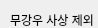
     <widget class="QWidget" name="tb_set_option">
      <property name="geometry">
       <rect>
        <x>0</x>
        <y>0</y>
        <width>98</width>
        <height>28</height>
       </rect>
      </property>
      <attribute name="label">
       <string>옵션 : 데이터 전처리</string>
      </attribute>
      <widget class="QGroupBox" name="groupBox_13">
       <property name="geometry">
        <rect>
         <x>10</x>
         <y>10</y>
         <width>311</width>
         <height>71</height>
        </rect>
       </property>
       <property name="title">
        <string>무강우 사상 제외</string>
       </property>
       <widget class="QCheckBox" name="ckb_ds_preProcessing_noRain">
        <property name="geometry">
         <rect>
          <x>14</x>
          <y>33</y>
          <width>201</width>
          <height>20</height>
         </rect>
        </property>
        <property name="font">
         <font>
          <family>굴림</family>
          <pointsize>9</pointsize>
          <weight>50</weight>
          <bold>false</bold>
         </font>
        </property>
        <property name="text">
         <string>전후 8시간 무강우사상 삭제</string>
        </property>
       </widget>
      </widget>
      <widget class="QGroupBox" name="groupBox_20">
       <property name="geometry">
        <rect>
         <x>10</x>
         <y>100</y>
         <width>311</width>
         <height>71</height>
        </rect>
       </property>
       <property name="title">
        <string>누적강우 생성</string>
       </property>
       <widget class="QCheckBox" name="sp_ds_preProcessing_noRainVal">
        <property name="geometry">
         <rect>
          <x>10</x>
          <y>36</y>
          <width>94</width>
          <height>16</height>
         </rect>
        </property>
        <property name="font">
         <font>
          <family>굴림</family>
          <pointsize>9</pointsize>
          <weight>50</weight>
          <bold>false</bold>
         </font>
        </property>
        <property name="text">
         <string>누적강우 생성</string>
        </property>
       </widget>
       <widget class="QLineEdit" name="txtBox_ds_preProcessing_accRainHour">
        <property name="geometry">
         <rect>
          <x>111</x>
          <y>34</y>
          <width>157</width>
          <height>20</height>
         </rect>
        </property>
        <property name="font">
         <font>
          <family>굴림</family>
          <pointsize>9</pointsize>
          <weight>50</weight>
          <bold>false</bold>
         </font>
        </property>
        <property name="placeholderText">
         <string>6,8,12</string>
        </property>
       </widget>
       <widget class="QLabel" name="label_91">
        <property name="geometry">
         <rect>
          <x>275</x>
          <y>36</y>
          <width>27</width>
          <height>16</height>
         </rect>
        </property>
        <property name="font">
         <font>
          <family>굴림</family>
          <pointsize>9</pointsize>
          <weight>50</weight>
          <bold>false</bold>
         </font>
        </property>
        <property name="text">
         <string>시간</string>
        </property>
       </widget>
      </widget>
      <widget class="QGroupBox" name="groupBox_23">
       <property name="geometry">
        <rect>
         <x>10</x>
         <y>194</y>
         <width>311</width>
         <height>111</height>
        </rect>
       </property>
       <property name="title">
        <string/>
       </property>
       <widget class="QLabel" name="label_102">
        <property name="geometry">
         <rect>
          <x>281</x>
          <y>31</y>
          <width>14</width>
          <height>16</height>
         </rect>
        </property>
        <property name="font">
         <font>
          <family>굴림</family>
          <pointsize>9</pointsize>
          <weight>50</weight>
          <bold>false</bold>
         </font>
        </property>
        <property name="text">
         <string>월</string>
        </property>
       </widget>
       <widget class="QLabel" name="label_103">
        <property name="geometry">
         <rect>
          <x>184</x>
          <y>31</y>
          <width>14</width>
          <height>16</height>
         </rect>
        </property>
        <property name="font">
         <font>
          <family>굴림</family>
          <pointsize>9</pointsize>
          <weight>50</weight>
          <bold>false</bold>
         </font>
        </property>
        <property name="text">
         <string>월</string>
        </property>
       </widget>
       <widget class="QComboBox" name="sp_ds_preProcessing_startMonth">
        <property name="geometry">
         <rect>
          <x>119</x>
          <y>29</y>
          <width>60</width>
          <height>22</height>
         </rect>
        </property>
        <property name="font">
         <font>
          <family>굴림</family>
          <pointsize>9</pointsize>
          <weight>50</weight>
          <bold>false</bold>
         </font>
        </property>
       </widget>
       <widget class="QComboBox" name="sp_ds_preProcessing_endMonth">
        <property name="geometry">
         <rect>
          <x>217</x>
          <y>29</y>
          <width>60</width>
          <height>22</height>
         </rect>
        </property>
        <property name="font">
         <font>
          <family>굴림</family>
          <pointsize>9</pointsize>
          <weight>50</weight>
          <bold>false</bold>
         </font>
        </property>
       </widget>
       <widget class="QLabel" name="label_105">
        <property name="geometry">
         <rect>
          <x>202</x>
          <y>31</y>
          <width>10</width>
          <height>16</height>
         </rect>
        </property>
        <property name="font">
         <font>
          <family>굴림</family>
          <pointsize>9</pointsize>
          <weight>50</weight>
          <bold>false</bold>
         </font>
        </property>
        <property name="text">
         <string>~</string>
        </property>
       </widget>
       <widget class="QRadioButton" name="rb_ds_preProcessing_month">
        <property name="geometry">
         <rect>
          <x>19</x>
          <y>33</y>
          <width>90</width>
          <height>16</height>
         </rect>
        </property>
        <property name="font">
         <font>
          <family>굴림</family>
          <pointsize>9</pointsize>
          <weight>50</weight>
          <bold>false</bold>
         </font>
        </property>
        <property name="text">
         <string>특정월 조회</string>
        </property>
       </widget>
       <widget class="QRadioButton" name="rb_ds_preProcessing_date">
        <property name="geometry">
         <rect>
          <x>19</x>
          <y>65</y>
          <width>90</width>
          <height>16</height>
         </rect>
        </property>
        <property name="font">
         <font>
          <family>굴림</family>
          <pointsize>9</pointsize>
          <weight>50</weight>
          <bold>false</bold>
         </font>
        </property>
        <property name="text">
         <string>특정기간</string>
        </property>
       </widget>
       <widget class="QDateTimeEdit" name="sp_ds_preProcessing_startDate">
        <property name="geometry">
         <rect>
          <x>119</x>
          <y>63</y>
          <width>73</width>
          <height>22</height>
         </rect>
        </property>
        <property name="font">
         <font>
          <family>굴림</family>
          <pointsize>9</pointsize>
          <weight>50</weight>
          <bold>false</bold>
         </font>
        </property>
        <property name="date">
         <date>
          <year>2016</year>
          <month>1</month>
          <day>1</day>
         </date>
        </property>
        <property name="time">
         <time>
          <hour>0</hour>
          <minute>0</minute>
          <second>0</second>
         </time>
        </property>
        <property name="displayFormat">
         <string>MM-dd</string>
        </property>
       </widget>
       <widget class="QDateTimeEdit" name="sp_ds_preProcessing_endDate">
        <property name="geometry">
         <rect>
          <x>213</x>
          <y>63</y>
          <width>73</width>
          <height>22</height>
         </rect>
        </property>
        <property name="font">
         <font>
          <family>굴림</family>
          <pointsize>9</pointsize>
          <weight>50</weight>
          <bold>false</bold>
         </font>
        </property>
        <property name="date">
         <date>
          <year>2016</year>
          <month>12</month>
          <day>31</day>
         </date>
        </property>
        <property name="time">
         <time>
          <hour>0</hour>
          <minute>0</minute>
          <second>0</second>
         </time>
        </property>
        <property name="displayFormat">
         <string>MM-dd</string>
        </property>
       </widget>
       <widget class="QLabel" name="label_125">
        <property name="geometry">
         <rect>
          <x>198</x>
          <y>67</y>
          <width>10</width>
          <height>16</height>
         </rect>
        </property>
        <property name="font">
         <font>
          <family>굴림</family>
          <pointsize>9</pointsize>
          <weight>50</weight>
          <bold>false</bold>
         </font>
        </property>
        <property name="text">
         <string>~</string>
        </property>
       </widget>
      </widget>
      <widget class="QCheckBox" name="ckb_ds_preProcessing_month">
       <property name="geometry">
        <rect>
         <x>21</x>
         <y>187</y>
         <width>91</width>
         <height>16</height>
        </rect>
       </property>
       <property name="text">
        <string>기간 필터링</string>
       </property>
      </widget>
     </widget>
